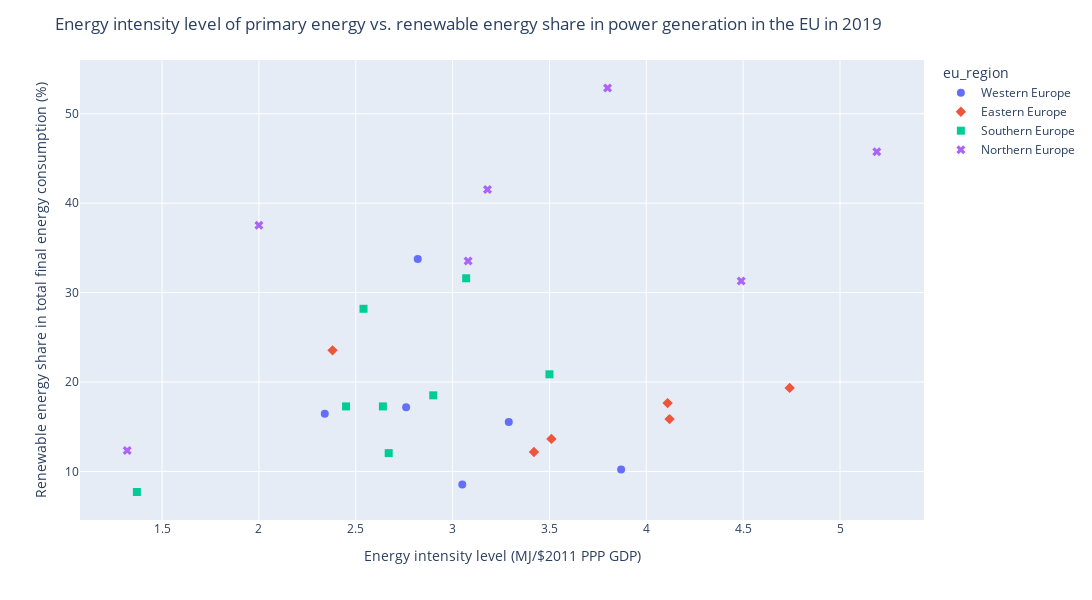

Here is the notebook cell this chart was saved with:
### Code cell
# Plot a scatter graph
fig = px.scatter(data_frame=energy_data_2019_eu,
                 x='energy_intensity',
                 y='renewable_share',
                 color = 'eu_region',
                 symbol = 'eu_region',
                 hover_name='country',
                 height = 600,
                 width = 1200)

fig.update_layout(xaxis_title="Energy intensity level (MJ/$2011 PPP GDP)",
                  yaxis_title="Renewable energy share in total final energy consumption (%)",
                  title="Energy intensity level of primary energy vs. renewable energy share in power generation in the EU in 2019")

fig.update_traces(marker=dict(size=8))
fig.show()

### Figure 1 — Plotly figure (JSON) as saved in the notebook; plotly's stock layout.template omitted (floating-point values rounded to 4 significant figures)
{"data": [{"hovertemplate": "<b>%{hovertext}</b><br><br>eu_region=Western Europe<br>energy_intensity=%{x}<br>renewable_share=%{y}<extra></extra>", "hovertext": ["Austria", "Belgium", "France", "Germany", "Luxembourg", "Netherlands"], "legendgroup": "Western Europe", "marker": {"color": "#636efa", "size": 8, "symbol": "circle"}, "mode": "markers", "name": "Western Europe", "orientation": "v", "showlegend": true, "type": "scatter", "x": [2.82, 3.87, 3.29, 2.76, 2.34, 3.05], "xaxis": "x", "y": [33.77, 10.21, 15.53, 17.17, 16.45, 8.54], "yaxis": "y"}, {"hovertemplate": "<b>%{hovertext}</b><br><br>eu_region=Eastern Europe<br>energy_intensity=%{x}<br>renewable_share=%{y}<extra></extra>", "hovertext": ["Bulgaria", "Czechia", "Hungary", "Poland", "Romania", "Slovakia"], "legendgroup": "Eastern Europe", "marker": {"color": "#EF553B", "size": 8, "symbol": "diamond"}, "mode": "markers", "name": "Eastern Europe", "orientation": "v", "showlegend": true, "type": "scatter", "x": [4.74, 4.12, 3.51, 3.42, 2.38, 4.11], "xaxis": "x", "y": [19.34, 15.85, 13.64, 12.18, 23.54, 17.64], "yaxis": "y"}, {"hovertemplate": "<b>%{hovertext}</b><br><br>eu_region=Southern Europe<br>energy_intensity=%{x}<br>renewable_share=%{y}<extra></extra>", "hovertext": ["Croatia", "Cyprus", "Greece", "Italy", "Malta", "Portugal", "Slovenia", "Spain"], "legendgroup": "Southern Europe", "marker": {"color": "#00cc96", "size": 8, "symbol": "square"}, "mode": "markers", "name": "Southern Europe", "orientation": "v", "showlegend": true, "type": "scatter", "x": [3.07, 2.67, 2.9, 2.45, 1.37, 2.54, 3.5, 2.64], "xaxis": "x", "y": [31.6, 12.05, 18.51, 17.27, 7.7, 28.19, 20.86, 17.27], "yaxis": "y"}, {"hovertemplate": "<b>%{hovertext}</b><br><br>eu_region=Northern Europe<br>energy_intensity=%{x}<br>renewable_share=%{y}<extra></extra>", "hovertext": ["Denmark", "Estonia", "Finland", "Ireland", "Latvia", "Lithuania", "Sweden"], "legendgroup": "Northern Europe", "marker": {"color": "#ab63fa", "size": 8, "symbol": "x"}, "mode": "markers", "name": "Northern Europe", "orientation": "v", "showlegend": true, "type": "scatter", "x": [2, 4.49, 5.19, 1.32, 3.18, 3.08, 3.8], "xaxis": "x", "y": [37.52, 31.29, 45.76, 12.34, 41.52, 33.53, 52.88], "yaxis": "y"}], "layout": {"height": 600, "legend": {"title": {"text": "eu_region"}, "tracegroupgap": 0}, "margin": {"t": 60}, "title": {"text": "Energy intensity level of primary energy vs. renewable energy share in power generation in the EU in 2019"}, "width": 1200, "xaxis": {"anchor": "y", "domain": [0, 1], "title": {"text": "Energy intensity level (MJ/$2011 PPP GDP)"}}, "yaxis": {"anchor": "x", "domain": [0, 1], "title": {"text": "Renewable energy share in total final energy consumption (%)"}}}}
